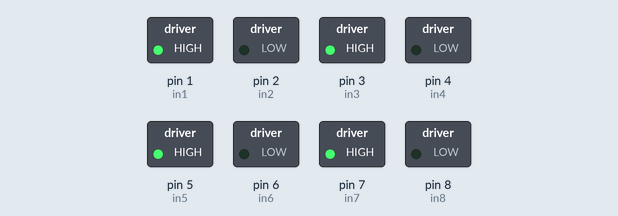
Bench run of a sketch on a simulated Arduino Uno, built with avr-gcc and run on an emulated ATmega328P. Shown: switched loads named in the sketch (green lamp = pin HIGH).

Above: at 0.1 s.
Timing chart, 0 to 1.6 s (numbered marks = the images above):
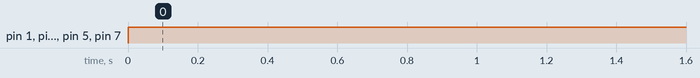

Measured:
- by itself, pin 1 (in1), pin 3 (in3), pin 5 (in5), pin 7 (in7): LOW → HIGH at 0.00 s

The sketch:

SnowShoveler.ino
```cpp
// motor one
  int in1 = 1;
  int in2 = 2;
 // motor two
  int in3 = 3;
  int in4 = 4;
 // motor three
  int in5 = 5;
  int in6 = 6;
 // motor four
  int in7 = 7;
  int in8 = 8;

void setup() {
  // set all motor control pins to outputs
  pinMode(in1, OUTPUT);
  pinMode(in2, OUTPUT);
  pinMode(in3, OUTPUT);
  pinMode(in4, OUTPUT);
  pinMode(in5, OUTPUT);
  pinMode(in6, OUTPUT);
  pinMode(in7, OUTPUT);
  pinMode(in8, OUTPUT);

}

void loop() {

  // put your main code here, to run repeatedly.
  digitalWrite(in1, HIGH);
  digitalWrite(in2, LOW);

  digitalWrite(in3, HIGH);
  digitalWrite(in4, LOW);

  digitalWrite(in5, HIGH);
  digitalWrite(in6, LOW);

  digitalWrite(in7, HIGH);
  digitalWrite(in8, LOW);
}
```
